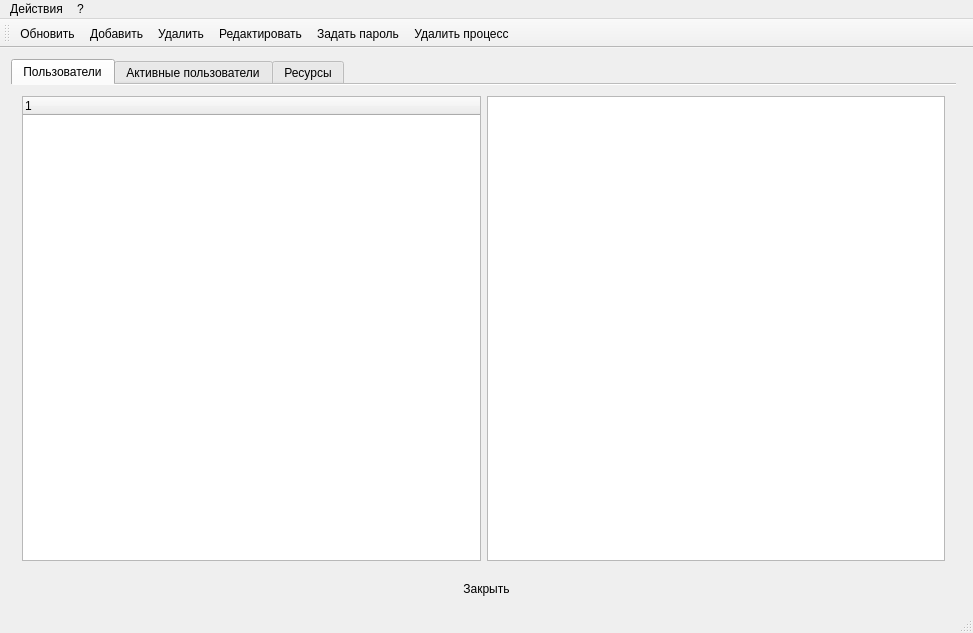
<?xml version="1.0" encoding="UTF-8"?>
<ui version="4.0">
 <class>MainWindow</class>
 <widget class="QMainWindow" name="MainWindow">
  <property name="geometry">
   <rect>
    <x>0</x>
    <y>0</y>
    <width>973</width>
    <height>633</height>
   </rect>
  </property>
  <property name="windowTitle">
   <string>Управление пользователями Samba</string>
  </property>
  <property name="windowIcon">
   <iconset resource="res.qrc">
    <normaloff>:/ikonka/image/opensuse-logo.png</normaloff>:/ikonka/image/opensuse-logo.png</iconset>
  </property>
  <widget class="QWidget" name="centralWidget">
   <layout class="QGridLayout" name="gridLayout">
    <item row="1" column="1" colspan="2">
     <widget class="QPushButton" name="pushButton">
      <property name="text">
       <string>Закрыть</string>
      </property>
      <property name="icon">
       <iconset resource="res.qrc">
        <normaloff>:/ikonka/image/down.png</normaloff>:/ikonka/image/down.png</iconset>
      </property>
      <property name="autoDefault">
       <bool>false</bool>
      </property>
      <property name="flat">
       <bool>true</bool>
      </property>
     </widget>
    </item>
    <item row="0" column="1">
     <widget class="QTabWidget" name="tabWidget">
      <property name="currentIndex">
       <number>0</number>
      </property>
      <property name="usesScrollButtons">
       <bool>false</bool>
      </property>
      <property name="documentMode">
       <bool>true</bool>
      </property>
      <property name="tabsClosable">
       <bool>false</bool>
      </property>
      <property name="movable">
       <bool>false</bool>
      </property>
      <property name="tabBarAutoHide">
       <bool>false</bool>
      </property>
      <widget class="QWidget" name="tab_3">
       <attribute name="title">
        <string>Пользователи</string>
       </attribute>
       <layout class="QGridLayout" name="gridLayout_2">
        <item row="0" column="0">
         <widget class="QTreeWidget" name="twg">
          <property name="autoFillBackground">
           <bool>false</bool>
          </property>
          <column>
           <property name="text">
            <string/>
           </property>
          </column>
         </widget>
        </item>
        <item row="0" column="1">
         <widget class="QTextEdit" name="textEdit"/>
        </item>
       </layout>
      </widget>
      <widget class="QWidget" name="tab_4">
       <attribute name="icon">
        <iconset resource="res.qrc">
         <normaloff>:/ikonka/image/flag green.png</normaloff>:/ikonka/image/flag green.png</iconset>
       </attribute>
       <attribute name="title">
        <string>Активные пользователи</string>
       </attribute>
       <layout class="QGridLayout" name="gridLayout_3">
        <item row="0" column="0">
         <widget class="QTreeWidget" name="twg_resurs">
          <property name="autoScroll">
           <bool>true</bool>
          </property>
          <property name="showDropIndicator" stdset="0">
           <bool>true</bool>
          </property>
          <property name="headerHidden">
           <bool>true</bool>
          </property>
          <attribute name="headerVisible">
           <bool>false</bool>
          </attribute>
          <attribute name="headerCascadingSectionResizes">
           <bool>false</bool>
          </attribute>
          <attribute name="headerHighlightSections">
           <bool>false</bool>
          </attribute>
          <attribute name="headerShowSortIndicator" stdset="0">
           <bool>true</bool>
          </attribute>
          <attribute name="headerStretchLastSection">
           <bool>true</bool>
          </attribute>
          <column>
           <property name="text">
            <string>Пользователь</string>
           </property>
          </column>
          <column>
           <property name="text">
            <string>PID</string>
           </property>
          </column>
          <column>
           <property name="text">
            <string>ИмяПК</string>
           </property>
          </column>
          <column>
           <property name="text">
            <string>ip адрес</string>
           </property>
          </column>
          <column>
           <property name="text">
            <string>Сервис папка</string>
           </property>
          </column>
          <column>
           <property name="text">
            <string>Время подключения</string>
           </property>
          </column>
         </widget>
        </item>
       </layout>
      </widget>
      <widget class="QWidget" name="tab">
       <attribute name="title">
        <string>Ресурсы</string>
       </attribute>
       <layout class="QGridLayout" name="gridLayout_4">
        <item row="1" column="0">
         <widget class="QTreeWidget" name="twg_resurs_2">
          <property name="autoScroll">
           <bool>true</bool>
          </property>
          <property name="showDropIndicator" stdset="0">
           <bool>true</bool>
          </property>
          <property name="headerHidden">
           <bool>true</bool>
          </property>
          <attribute name="headerVisible">
           <bool>false</bool>
          </attribute>
          <attribute name="headerCascadingSectionResizes">
           <bool>false</bool>
          </attribute>
          <attribute name="headerHighlightSections">
           <bool>false</bool>
          </attribute>
          <attribute name="headerShowSortIndicator" stdset="0">
           <bool>true</bool>
          </attribute>
          <attribute name="headerStretchLastSection">
           <bool>true</bool>
          </attribute>
          <column>
           <property name="text">
            <string>Пользователь</string>
           </property>
          </column>
          <column>
           <property name="text">
            <string>UID</string>
           </property>
          </column>
          <column>
           <property name="text">
            <string>PID</string>
           </property>
          </column>
          <column>
           <property name="text">
            <string>Время подключения</string>
           </property>
          </column>
          <column>
           <property name="text">
            <string>DenyMode</string>
           </property>
          </column>
          <column>
           <property name="text">
            <string>Oplock</string>
           </property>
          </column>
          <column>
           <property name="text">
            <string>Сервис папка</string>
           </property>
          </column>
         </widget>
        </item>
        <item row="0" column="0">
         <widget class="QGroupBox" name="groupBox">
          <property name="title">
           <string>Группировка</string>
          </property>
          <layout class="QVBoxLayout" name="verticalLayout">
           <item>
            <widget class="QRadioButton" name="radioButton_net">
             <property name="text">
              <string>нет</string>
             </property>
            </widget>
           </item>
           <item>
            <widget class="QRadioButton" name="radioButton_user">
             <property name="text">
              <string>пользователь</string>
             </property>
            </widget>
           </item>
           <item>
            <widget class="QRadioButton" name="radioButtonre_resurs">
             <property name="text">
              <string>ресурс</string>
             </property>
            </widget>
           </item>
          </layout>
         </widget>
        </item>
       </layout>
      </widget>
     </widget>
    </item>
   </layout>
  </widget>
  <widget class="QMenuBar" name="menuBar">
   <property name="geometry">
    <rect>
     <x>0</x>
     <y>0</y>
     <width>973</width>
     <height>29</height>
    </rect>
   </property>
   <widget class="QMenu" name="menu">
    <property name="title">
     <string>Действия</string>
    </property>
    <addaction name="actionSamba"/>
    <addaction name="action"/>
    <addaction name="action_6"/>
    <addaction name="action_2"/>
    <addaction name="action_dell_pid"/>
    <addaction name="action_3"/>
    <addaction name="separator"/>
    <addaction name="action_4"/>
   </widget>
   <widget class="QMenu" name="menu_2">
    <property name="title">
     <string>?</string>
    </property>
    <addaction name="action_vers"/>
   </widget>
   <addaction name="menu"/>
   <addaction name="menu_2"/>
  </widget>
  <widget class="QToolBar" name="mainToolBar">
   <attribute name="toolBarArea">
    <enum>TopToolBarArea</enum>
   </attribute>
   <attribute name="toolBarBreak">
    <bool>false</bool>
   </attribute>
   <addaction name="action_3"/>
   <addaction name="actionSamba"/>
   <addaction name="action"/>
   <addaction name="action_2"/>
   <addaction name="action_6"/>
   <addaction name="action_dell_pid"/>
  </widget>
  <widget class="QStatusBar" name="statusBar"/>
  <action name="actionSamba">
   <property name="icon">
    <iconset resource="res.qrc">
     <normaloff>:/ikonka/image/add user.png</normaloff>:/ikonka/image/add user.png</iconset>
   </property>
   <property name="text">
    <string>Добавить</string>
   </property>
   <property name="shortcut">
    <string>Ins</string>
   </property>
  </action>
  <action name="action">
   <property name="icon">
    <iconset resource="res.qrc">
     <normaloff>:/ikonka/image/remove user.png</normaloff>:/ikonka/image/remove user.png</iconset>
   </property>
   <property name="text">
    <string>Удалить</string>
   </property>
   <property name="shortcut">
    <string>Del</string>
   </property>
   <property name="visible">
    <bool>true</bool>
   </property>
  </action>
  <action name="action_2">
   <property name="icon">
    <iconset resource="res.qrc">
     <normaloff>:/ikonka/image/user.png</normaloff>:/ikonka/image/user.png</iconset>
   </property>
   <property name="text">
    <string>Редактировать</string>
   </property>
  </action>
  <action name="action_3">
   <property name="icon">
    <iconset resource="res.qrc">
     <normaloff>:/ikonka/image/update.png</normaloff>:/ikonka/image/update.png</iconset>
   </property>
   <property name="text">
    <string>Обновить</string>
   </property>
   <property name="shortcut">
    <string>Ctrl+R</string>
   </property>
  </action>
  <action name="action_4">
   <property name="text">
    <string>выход</string>
   </property>
  </action>
  <action name="action_6">
   <property name="icon">
    <iconset resource="res.qrc">
     <normaloff>:/ikonka/image/key.png</normaloff>:/ikonka/image/key.png</iconset>
   </property>
   <property name="text">
    <string>Задать пароль</string>
   </property>
  </action>
  <action name="action_vers">
   <property name="text">
    <string>версия</string>
   </property>
  </action>
  <action name="action_dell_pid">
   <property name="icon">
    <iconset resource="res.qrc">
     <normaloff>:/ikonka/image/delete 1.png</normaloff>:/ikonka/image/delete 1.png</iconset>
   </property>
   <property name="text">
    <string>Удалить процесс</string>
   </property>
  </action>
 </widget>
 <layoutdefault spacing="6" margin="11"/>
 <resources>
  <include location="res.qrc"/>
 </resources>
 <connections/>
</ui>
